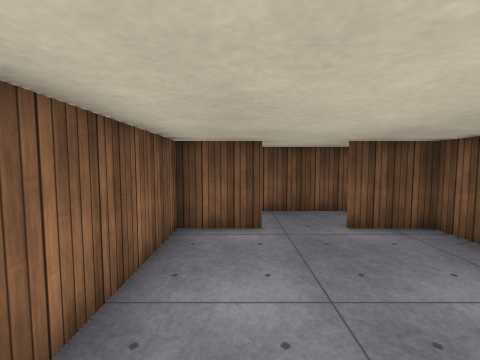
View 1 (above)

24 first-person views from a walk through a Unity game level. The camera is 1.5 m above the floor, tilts 4° down and sees 90° across. The floor is counted in squares, 1 m on a side. Each view is taken from the middle of a square. On the plan, view 1 faces up. The plan holds only what a view shows up to about 13 squares ahead; the rest is blank. The place goes on beyond the plan. The player is left out. Door leaves are left out, so doorways stand open. Surface patterns are stand-ins for the level's own textures.

View 2
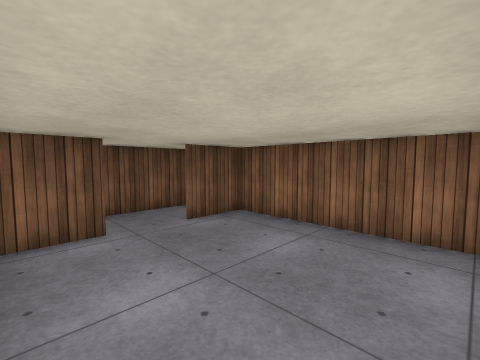

View 3
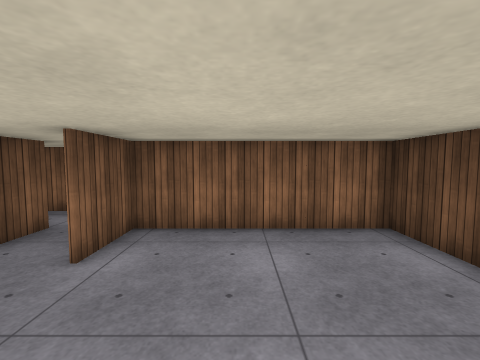

View 4
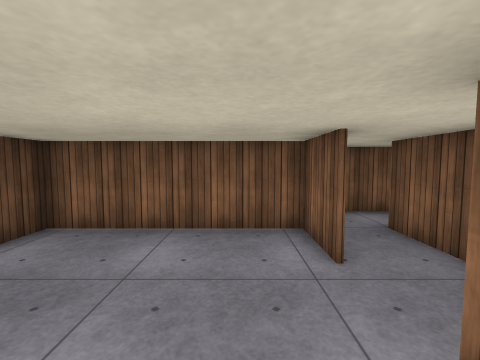

View 5
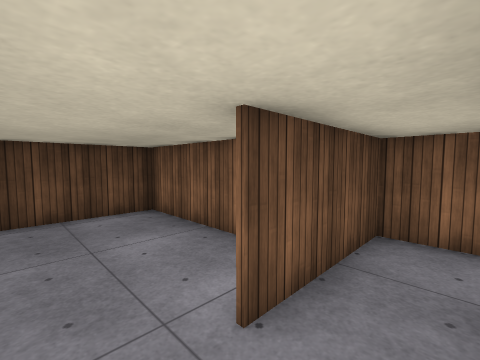

View 6
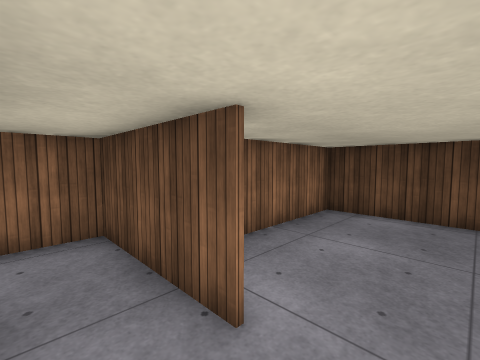

View 7
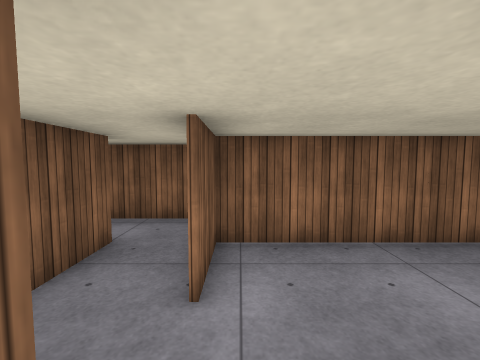

View 8
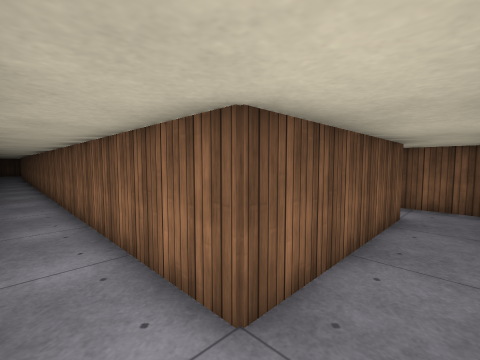

View 9
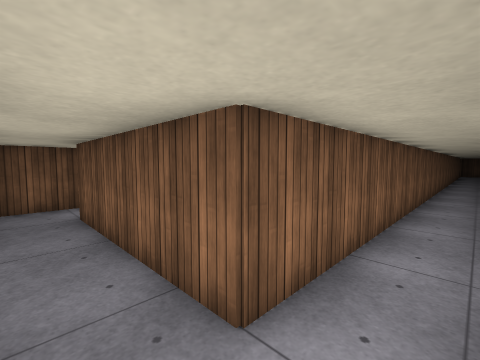

View 10
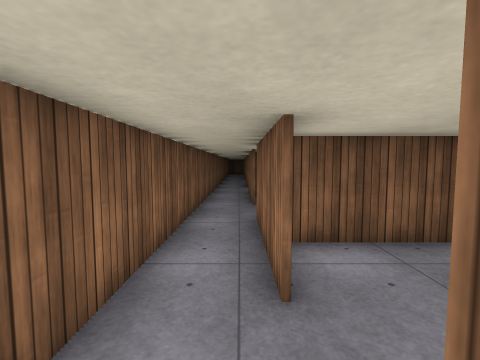

View 11
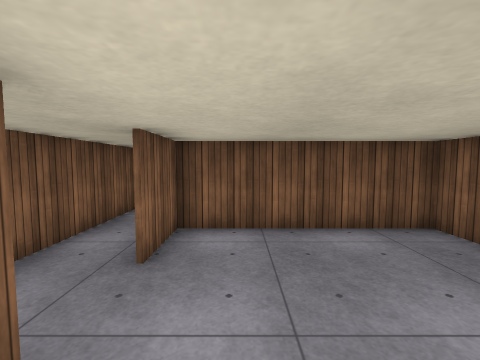

View 12
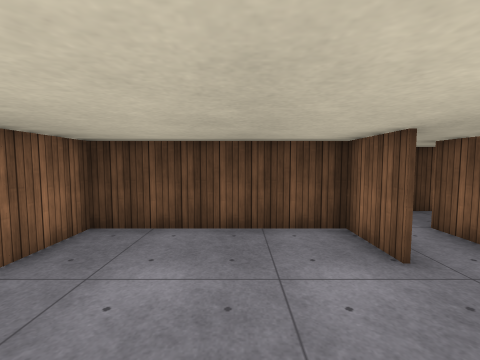

View 13
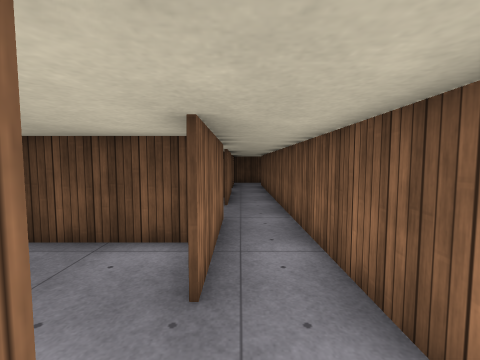

View 14
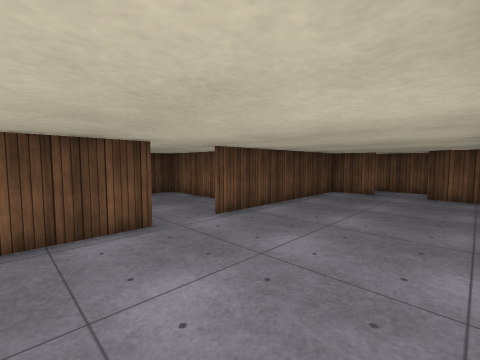

View 15
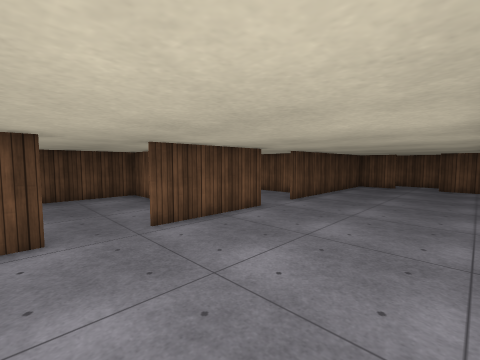

View 16
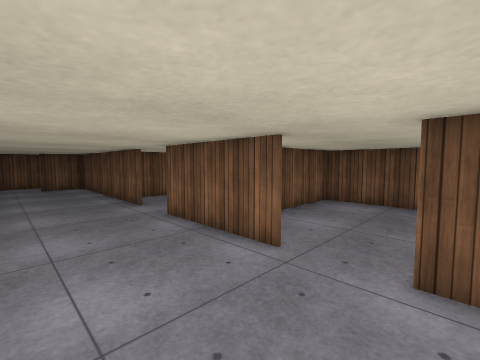

View 17
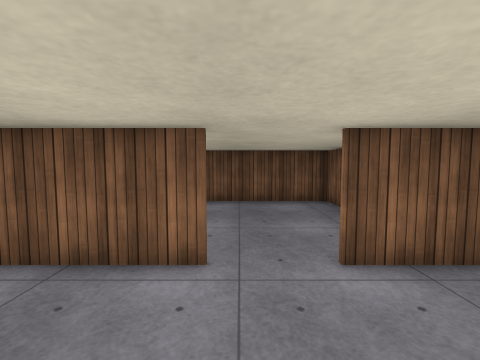

View 18
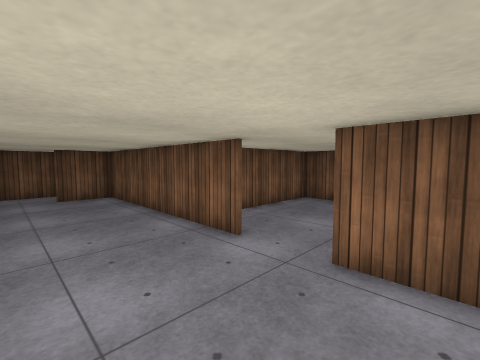

View 19
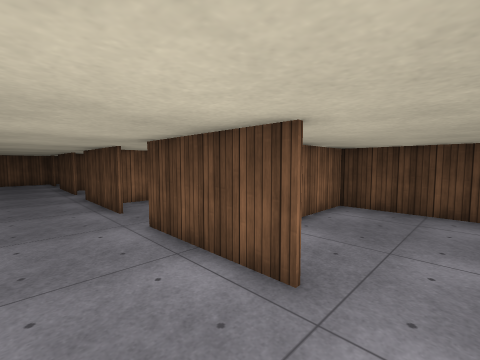

View 20
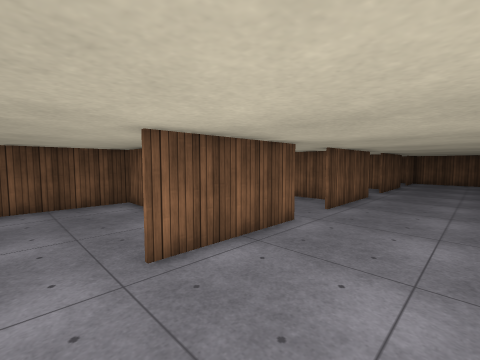

View 21
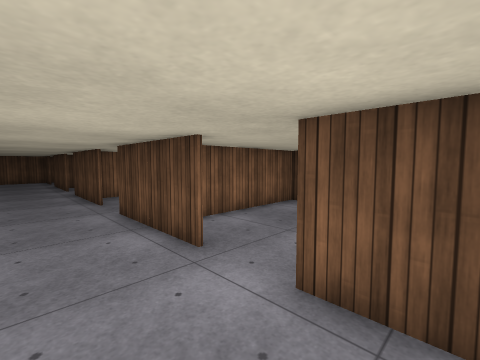

View 22
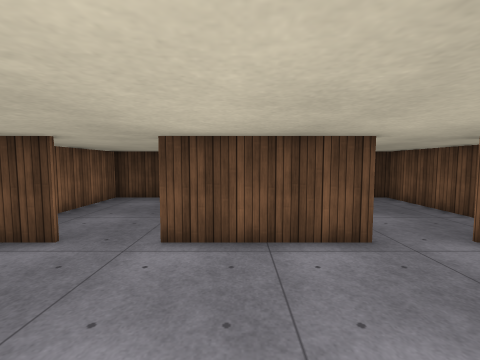

View 23
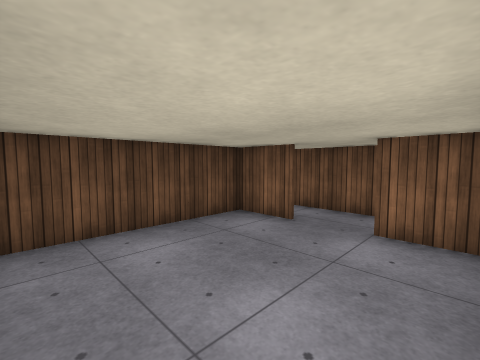

View 24
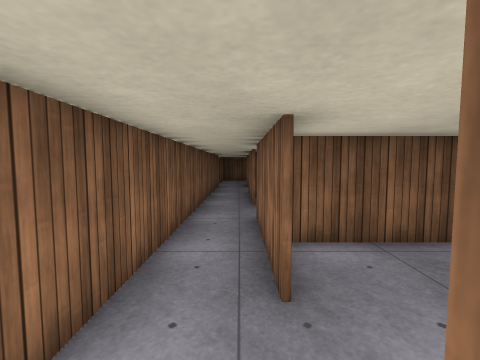

### Floor plan
Points are (right, up) in squares from view 1. A wall is a line through its corners. A room is listed if a view was taken in it or the views show most of it. See-through windows are left out.
Room 1 (views 1, 2, 3, 4, 7)
walls: (0.6, 5.4) (-1.4, 5.4) (-1.4, -0.5) (4.5, -0.5) (4.5, 5.4) (2.5, 5.4)
ways out: open door at (1.5, 5.5) to room 2
Room 2 (views 5, 6, 8, 9, 10)
walls: (2.5, 5.6) (6.5, 5.5) (6.5, 9.5); (4.6, 10.4) (4.6, 7.4) (-1.5, 7.4); (-3.5, 7.6) (-3.5, 5.6) (0.5, 5.6)
ways out: open door at (1.5, 5.5) to room 1; open door at (6.5, 10.5) to room 3; opening at (-2, 7)
Room 3 (views 11, 12)
walls: (12.4, 12.4) (12.4, 13.4); (12.6, 13.4) (6.5, 13.4); (6.5, 9.5) (6.5, 7.6) (12.4, 7.6) (12.4, 9.6); (6.5, 13.9) (6.5, 11.5)
ways out: open door at (6.5, 10.5) to room 2
Room 4 (view 13)
walls: (6.5, 23.5) (6.5, 27.4); (4.6, 28.6) (4.6, 22.6)
ways out: open door at (6.5, 28.5)
Room 5 (views 14, 15, 16, 17, 18, 19, 20, 21, 22)
walls: (14.6, 25.5) (6.5, 25.5) (6.5, 23.5); (16.4, 19.6) (20.5, 19.6); (20.6, 25.5) (16.5, 25.5); (22.4, 19.6) (24.5, 19.6); (24.5, 25.5) (22.5, 25.5); (6.5, 21.6) (6.5, 19.6) (14.5, 19.6)
ways out: open door at (6.5, 22.5) to room 7; open door at (15.5, 19.5) to room 8; open door at (15.5, 25.5) to room 9; open door at (21.5, 19.5); open door at (21.5, 25.5)
Room 6 (view 23)
walls: (6.5, 15.6) (6.5, 13.9); (6.5, 19.1) (6.5, 17.5); (6.5, 13.6) (12.1, 13.6)
ways out: open door at (6.5, 16.5) to room 11
Room 7 (view 24)
walls: (6.5, 17.5) (6.5, 21.5); (4.6, 22.6) (4.6, 16.4)
ways out: open door at (6.5, 22.5) to room 5
Room 8 (no view inside)
walls: (18.4, 13.5) (18.4, 18.1); (12.6, 18.2) (12.6, 13.4); (12.6, 13.6) (19, 13.6)
ways out: open door at (15.5, 19.5) to room 5
Room 9 (no view inside)
walls: (18.4, 30.1) (18.4, 31.5); (19, 31.4) (12.6, 31.4) (12.6, 26.4)
ways out: open door at (15.5, 25.5) to room 5
Room 10 (no view inside)
walls: (6.5, 29.8) (6.5, 32.9); (4.6, 34.1) (4.6, 28.6)
Room 11 (no view inside)
walls: (6.5, 11.5) (6.5, 15.4); (4.6, 16.4) (4.6, 10.4)
ways out: open door at (6.5, 16.5) to room 6

Where each view was taken, in squares from view 1:
view 1: 0 up, 0 right, facing up
view 2: 0 up, 1 left, facing up-right
view 3: 3 up, 1 left, facing right
view 4: 4 up, 4 right, facing left
view 5: 7 up, 2 right, facing down-left
view 6: 7 up, 1 right, facing down-right
view 7: 5 up, 0 right, facing right
view 8: 6 up, 3 left, facing up-right
view 9: 6 up, 6 right, facing up-left
view 10: 9 up, 6 right, facing up
view 11: 8 up, 8 right, facing up
view 12: 13 up, 9 right, facing down
view 13: 24 up, 6 right, facing down
view 14: 25 up, 19 right, facing down-left
view 15: 25 up, 23 right, facing down-left
view 16: 22 up, 23 right, facing up-left
view 17: 22 up, 21 right, facing up
view 18: 22 up, 18 right, facing up-left
view 19: 22 up, 15 right, facing down-right
view 20: 22 up, 15 right, facing up-right
view 21: 22 up, 13 right, facing down-right
view 22: 24 up, 19 right, facing down
view 23: 19 up, 12 right, facing down-left
view 24: 21 up, 6 right, facing up
